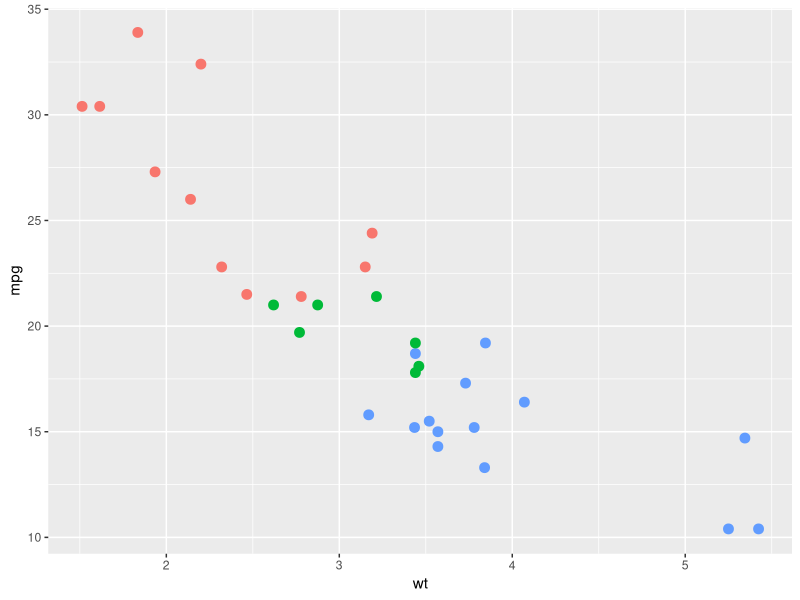
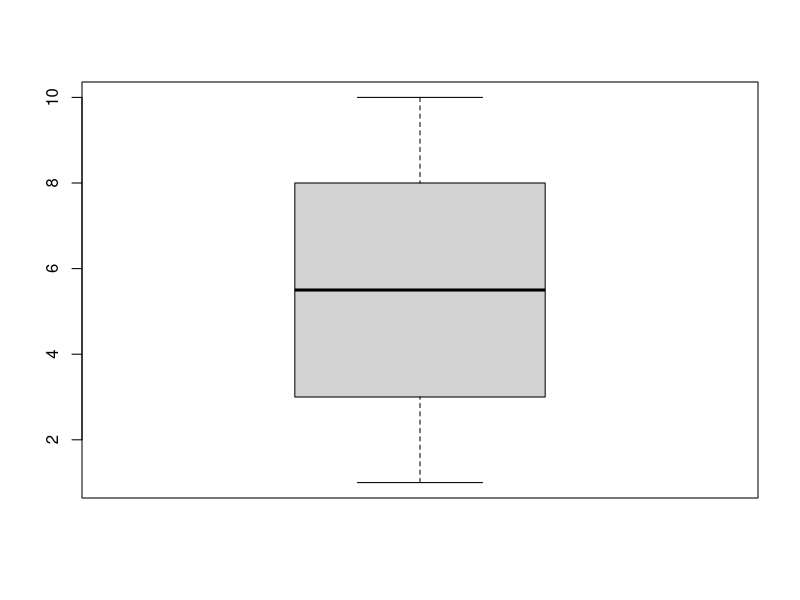
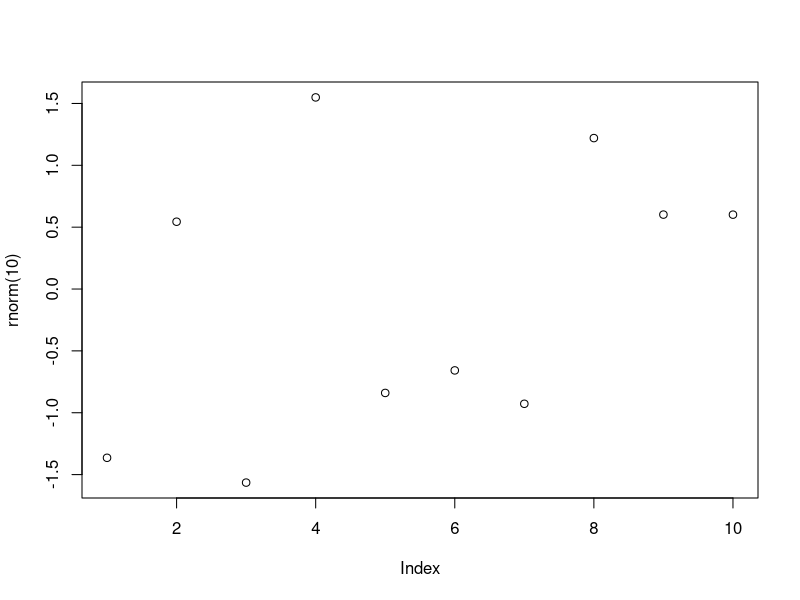

Source code (R) for these figures, in order: (Note: this script raises an error after producing the figures.)
## ---- chunk 1
knitr::opts_chunk$set(echo = TRUE)
## ---- chunk 2
library(ggplot2)

ggplot(mtcars, aes(wt, mpg)) + 
  geom_point(size=3, aes(colour=factor(cyl))) + 
  theme(legend.position="none")

## ---- chunk 3
boxplot(1:10)
plot(rnorm(10))
## ---- chunk 4
library(bookdown)
library(png)
library(jpeg)
knitr::include_graphics("flowery.png")
## ---- chunk 5
myimages<-list.files("./", pattern = ".png", full.names = TRUE)
knitr::include_graphics(myimages)
## ---- chunk 6
myimages<-list.files("./", pattern = ".png", full.names = TRUE)
knitr::include_graphics( rep((myimages), 4)  )

knitr::include_graphics(rep("flowery.png", 10))


#knitr::include_graphics(rep("flowery.png", 3))
## ---- chunk 7
#knitr::include_graphics("https://upload.wikimedia.org/wikipedia/commons/thumb/2/2e/MC_Drei-Finger-Faultier.jpg/330px-MC_Drei-Finger-Faultier.jpg")

#knitr::include_graphics("http://pngimg.com/uploads/bouquet/bouquet_PNG62.png")
## ---- chunk 8
library(ggplot2)
mtcars2 <- mtcars
mtcars2$am <- factor( mtcars$am, labels = c('automatic', 'manual')  )
ggplot(mtcars2, aes(hp, mpg, color = am)) +
              geom_point() + geom_smooth() +
              theme(legend.position = 'bottom')
## ---- chunk 9
ggplot(diamonds, aes(carat, price)) + geom_smooth() +
  facet_grid(~ cut)
## ---- chunk 10
ggplot(diamonds, aes(cut, price)) + geom_boxplot()
## ---- chunk 11
knitr::kable( mtcars[1:6, 1:6], caption = 'A subset of mtcars.' )
## ---- chunk 12
p <- ggplot(mtcars2, aes(hp, mpg, color = am)) +
  geom_point()
p
p + geom_smooth()
## ---- chunk 13

## ---- chunk 14
p
p + geom_smooth(method = 'lm')
## ---- chunk 15
knitr::kable(head(iris, 15))
p
knitr::kable(head(iris, 12))
p + geom_smooth(method = 'lm')
knitr::kable(head(iris, 5))
## ---- chunk 16
# a boxplot of weight vs transmission; this figure
# will be placed in the margin
ggplot(mtcars2, aes(am, wt)) + geom_boxplot() +
  coord_flip()
## ---- chunk 17
# a figure in the main column
p <- ggplot(mtcars, aes(wt, hp)) + geom_point()
p
## ---- chunk 18
# a fullwidth figure
p + geom_smooth(method = 'lm') + facet_grid(~ gear)
## ---- chunk 19
# create a bib file for the R packages used in this document
knitr::write_bib(c('base', 'rmarkdown'), file = 'skeleton.bib')
